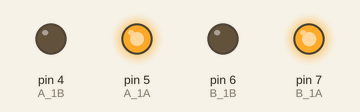
The sketch below on a simulated Arduino Uno, built with avr-gcc and run on an emulated ATmega328P. Parts: output pins drawn as LEDs (lit = HIGH).

Above: at 0.05 s.
At 2.05 s:
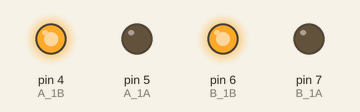
At 3.95 s:
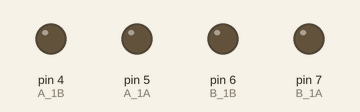
Timing chart, 0 to 5.2 s (numbered marks = the images above):
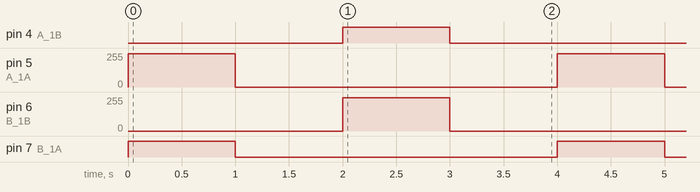

The sketch:

KUMITATE_C3-MTC.ino
```cpp
const int B_1A = 7;
const int B_1B = 6;

const int A_1A = 5;
const int A_1B = 4;

const int MOTOR_SPEED = 250;  // 0～255

void stopAll(){
  // analogWrite()したピンも確実に停止させる
  analogWrite(B_1A, 0);
  analogWrite(B_1B, 0);
  analogWrite(A_1A, 0);
  analogWrite(A_1B, 0);
}

void setup(){
  pinMode(B_1A, OUTPUT);
  pinMode(B_1B, OUTPUT);
  pinMode(A_1A, OUTPUT);
  pinMode(A_1B, OUTPUT);

  stopAll();
}

//loop部分
#if 1
void loop(){
  // =========================
  // A・B 同時に正転
  // =========================
  analogWrite(B_1A, MOTOR_SPEED);
  analogWrite(B_1B, 0);
  analogWrite(A_1A, MOTOR_SPEED);
  analogWrite(A_1B, 0);
  delay(1000);

  // =========================
  // A・B 同時に停止
  // =========================
  stopAll();
  delay(1000);

  // =========================
  // A・B 同時に反転
  // =========================
  analogWrite(B_1A, 0);
  analogWrite(B_1B, MOTOR_SPEED);
  analogWrite(A_1A, 0);
  analogWrite(A_1B, MOTOR_SPEED);
  delay(1000);

  // =========================
  // A・B 同時に停止
  // =========================
  stopAll();
  delay(1000);
}

#else //正転、反転確認


void loop(){
  // B 正転
  analogWrite(B_1A, MOTOR_SPEED);
  digitalWrite(B_1B, LOW);
  delay(1000);

  stopAll();
  delay(300);

  // B 反転
  digitalWrite(B_1A, LOW);
  analogWrite(B_1B, MOTOR_SPEED);
  delay(1000);

  stopAll();
  delay(300);

  // A 正転
  analogWrite(A_1A, MOTOR_SPEED);
  digitalWrite(A_1B, LOW);
  delay(1000);

  stopAll();
  delay(300);

  // A 反転
  digitalWrite(A_1A, LOW);
  analogWrite(A_1B, MOTOR_SPEED);
  delay(1000);

  stopAll();
  delay(1000);
}


#endif
```

Measured:
- by itself, pin 4 (A_1B), pin 7 (B_1A): alternates HIGH for 1.0 s and LOW for 3.0 s
- by itself, pin 5 (A_1A), pin 6 (B_1B): alternates 250/255 for 1.0 s and 0/255 for 3.0 s
